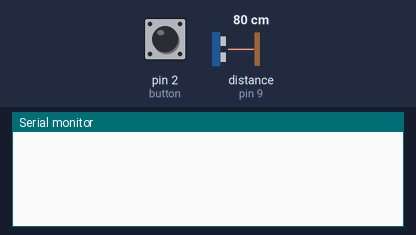
Bench run of a sketch on a simulated Arduino Uno, built with avr-gcc and run on an emulated ATmega328P. On the bench: the last lines printed to the serial monitor. Wiring (inferred from the names in the program): ultrasonic range finder: trigger pin 10; echo pin 9. The inputs (shaded band) are chosen by the test bench; at power-on: pin 2 (button) LOW, distance to the obstacle (sensor on pin 9) 80 cm. The echo pulse lasts 58.3 µs per cm.

Above: at 1.2 s.
1.3 s: pin 2 (button) pulled HIGH for 0.15 s
At 2.6 s:
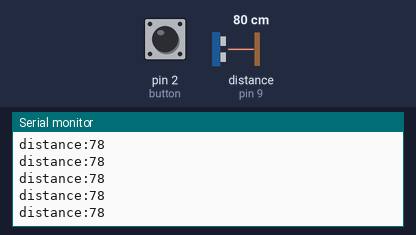
2.9 s: pin 2 (button) driven HIGH
5.9 s: distance to the obstacle (sensor on pin 9) set to 120 cm
At 7.0 s:
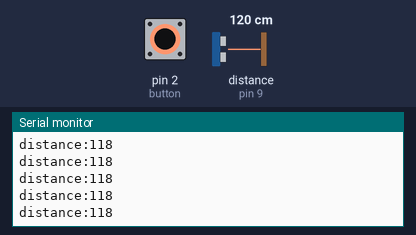
8.9 s: distance to the obstacle (sensor on pin 9) set to 2 cm
At 9.7 s:
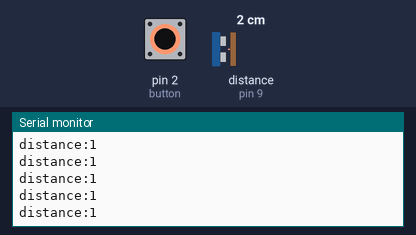
11.9 s: distance to the obstacle (sensor on pin 9) set to 120 cm
At 12.9 s:
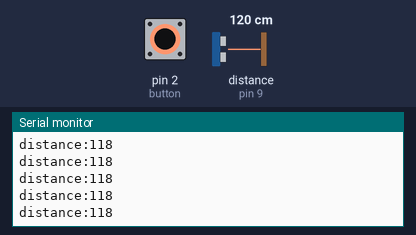
14.9 s: distance to the obstacle (sensor on pin 9) set to 299 cm
At 15.4 s:
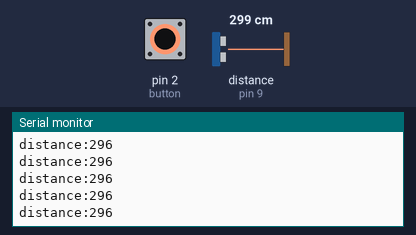
Timing chart, 0 to 17.9 s (numbered marks = the images above; inputs shaded):
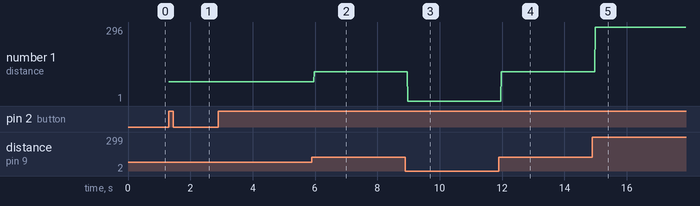

Measured:
- after the input at 1.3 s, the serial monitor: prints a new line at once (image 1)
- after the input at 5.9 s, the serial monitor: prints a new line after 0.07 s (image 2)
- after the input at 8.9 s, the serial monitor: prints a new line after 0.07 s (image 3)
- after the input at 14.9 s, the serial monitor: prints a new line after 0.08 s (image 5)
- plotted number 1: 78 → 118 after the input at 5.9 s, 118 → 1 after the input at 8.9 s, 118 → 296 after the input at 14.9 s

The sketch:

newpingvi2originalgetdist.ino.ino
```cpp
#include <Servo.h>

const int trigPin = 10;
const int echoPin = 9;
int duration;
int distance;
int button = 2;


void setup()
{
	pinMode(echoPin, INPUT);
	pinMode(trigPin, OUTPUT);
	Serial.begin(9600);
}

void loop()
{

	getDistance();

		if (digitalRead(button) == HIGH)
		{
			Serial.print("distance:");
			Serial.println(distance);
		}

}

int getDistance()
{
	digitalWrite(trigPin, LOW);
	delayMicroseconds(2);
	digitalWrite(trigPin, HIGH);
	delayMicroseconds(10);
	digitalWrite(trigPin, LOW);

duration = pulseIn(echoPin, HIGH);
distance = duration * (0.034)/2;
	return distance;
}
```
